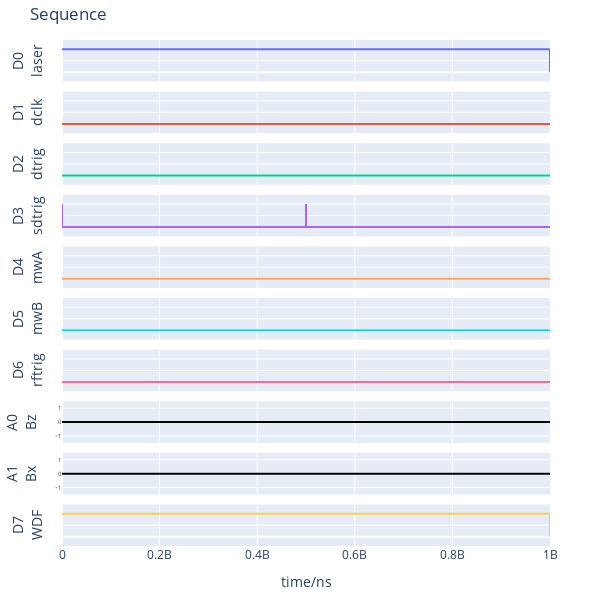

Notebook code for this chart:
### Code cell
trig_len=10
readout_period=sweep_config['pause_at_step_us']+10000 #TODO: config len
freq_sweep_trig=[(sweep_config['pause_at_step_us'],HIGH),(10000,LOW)] #TODO: can you write this as a 10ns pulse with wait time?
switch_trig=[(sweep_config['pause_at_step_us'],HIGH),(10000,LOW)] #TODO: config len
laser_trig=[(readout_period-3*trig_len,HIGH),(3*trig_len,LOW)] # "always" on, off at end to avoid dig freq filter #TODO: config len
dig_trig=[(trig_len,HIGH),(readout_period/2 - trig_len,LOW)]*2 #TODO: config len


pg.setDigital("WDF", freq_sweep_trig)
# pg.setDigital("switch", switch_trig) # TODO: add channel for the switch
pg.setDigital("laser", laser_trig)
pg.setDigital("sdtrig", dig_trig)

pg.setTrigger(TriggerStart.SOFTWARE, rearm=TriggerRearm.AUTO)
REPEAT_INFINITELY = -1
# pg.stream(n_runs=1)
pg.plotSeq(plot_all=False)

### Figure 1 — Plotly figure (JSON) as saved in the notebook; plotly's stock layout.template omitted (floating-point values rounded to 4 significant figures)
{"data": [{"line": {"shape": "hv"}, "mode": "lines", "name": "D0", "type": "scatter", "x": [0, 1000009970, 1000010000], "xaxis": "x", "y": [1, 0, 0], "yaxis": "y"}, {"line": {"shape": "hv"}, "mode": "lines", "name": "D1", "type": "scatter", "x": [0, 1000010000], "xaxis": "x2", "y": [0, 0], "yaxis": "y2"}, {"line": {"shape": "hv"}, "mode": "lines", "name": "D2", "type": "scatter", "x": [0, 1000010000], "xaxis": "x3", "y": [0, 0], "yaxis": "y3"}, {"line": {"shape": "hv"}, "mode": "lines", "name": "D3", "type": "scatter", "x": [0, 10, 500005000, 500005010, 1000010000], "xaxis": "x4", "y": [1, 0, 1, 0, 0], "yaxis": "y4"}, {"line": {"shape": "hv"}, "mode": "lines", "name": "D4", "type": "scatter", "x": [0, 1000010000], "xaxis": "x5", "y": [0, 0], "yaxis": "y5"}, {"line": {"shape": "hv"}, "mode": "lines", "name": "D5", "type": "scatter", "x": [0, 1000010000], "xaxis": "x6", "y": [0, 0], "yaxis": "y6"}, {"line": {"shape": "hv"}, "mode": "lines", "name": "D6", "type": "scatter", "x": [0, 1000010000], "xaxis": "x7", "y": [0, 0], "yaxis": "y7"}, {"line": {"color": "black", "shape": "hv"}, "mode": "lines", "name": "A0", "type": "scatter", "x": [0, 1000010000], "xaxis": "x8", "y": [0.0, 0.0], "yaxis": "y8"}, {"line": {"color": "black", "shape": "hv"}, "mode": "lines", "name": "A1", "type": "scatter", "x": [0, 1000010000], "xaxis": "x9", "y": [0.0, 0.0], "yaxis": "y9"}, {"line": {"shape": "hv"}, "mode": "lines", "name": "D7", "type": "scatter", "x": [0, 1000000000, 1000010000], "xaxis": "x10", "y": [1, 0, 0], "yaxis": "y10"}], "layout": {"height": 600, "margin": {"b": 40, "l": 50, "r": 50, "t": 40}, "showlegend": false, "title": {"text": "Sequence"}, "width": 600, "xaxis": {"anchor": "y", "domain": [0, 1], "matches": "x10", "showticklabels": false}, "xaxis10": {"anchor": "y10", "domain": [0, 1], "title": {"text": "time/ns"}}, "xaxis2": {"anchor": "y2", "domain": [0, 1], "matches": "x10", "showticklabels": false}, "xaxis3": {"anchor": "y3", "domain": [0, 1], "matches": "x10", "showticklabels": false}, "xaxis4": {"anchor": "y4", "domain": [0, 1], "matches": "x10", "showticklabels": false}, "xaxis5": {"anchor": "y5", "domain": [0, 1], "matches": "x10", "showticklabels": false}, "xaxis6": {"anchor": "y6", "domain": [0, 1], "matches": "x10", "showticklabels": false}, "xaxis7": {"anchor": "y7", "domain": [0, 1], "matches": "x10", "showticklabels": false}, "xaxis8": {"anchor": "y8", "domain": [0, 1], "matches": "x10", "showticklabels": false}, "xaxis9": {"anchor": "y9", "domain": [0, 1], "matches": "x10", "showticklabels": false}, "yaxis": {"anchor": "x", "domain": [0.918, 1.0], "range": [-0.4, 1.4], "showticklabels": false, "title": {"text": "D0<br>laser"}}, "yaxis10": {"anchor": "x10", "domain": [0, 0.082], "range": [-0.4, 1.4], "showticklabels": false, "title": {"text": "D7<br>WDF"}}, "yaxis2": {"anchor": "x2", "domain": [0.816, 0.898], "range": [-0.4, 1.4], "showticklabels": false, "title": {"text": "D1<br>dclk"}}, "yaxis3": {"anchor": "x3", "domain": [0.714, 0.796], "range": [-0.4, 1.4], "showticklabels": false, "title": {"text": "D2<br>dtrig"}}, "yaxis4": {"anchor": "x4", "domain": [0.612, 0.694], "range": [-0.4, 1.4], "showticklabels": false, "title": {"text": "D3<br>sdtrig"}}, "yaxis5": {"anchor": "x5", "domain": [0.51, 0.592], "range": [-0.4, 1.4], "showticklabels": false, "title": {"text": "D4<br>mwA"}}, "yaxis6": {"anchor": "x6", "domain": [0.408, 0.49], "range": [-0.4, 1.4], "showticklabels": false, "title": {"text": "D5<br>mwB"}}, "yaxis7": {"anchor": "x7", "domain": [0.306, 0.388], "range": [-0.4, 1.4], "showticklabels": false, "title": {"text": "D6<br>rftrig"}}, "yaxis8": {"anchor": "x8", "domain": [0.204, 0.286], "range": [-1.5, 1.5], "tickfont": {"size": 6}, "title": {"text": "A0<br>Bz"}}, "yaxis9": {"anchor": "x9", "domain": [0.102, 0.184], "range": [-1.5, 1.5], "tickfont": {"size": 6}, "title": {"text": "A1<br>Bx"}}}}
